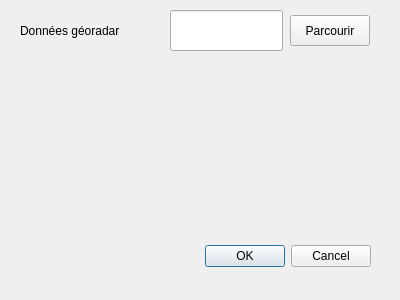
<?xml version="1.0" encoding="UTF-8"?>
<ui version="4.0">
 <class>TellusProcessingDialogBase</class>
 <widget class="QDialog" name="TellusProcessingDialogBase">
  <property name="geometry">
   <rect>
    <x>0</x>
    <y>0</y>
    <width>400</width>
    <height>300</height>
   </rect>
  </property>
  <property name="windowTitle">
   <string>Tellus processing</string>
  </property>
  <widget class="QDialogButtonBox" name="button_box">
   <property name="geometry">
    <rect>
     <x>30</x>
     <y>240</y>
     <width>341</width>
     <height>32</height>
    </rect>
   </property>
   <property name="orientation">
    <enum>Qt::Horizontal</enum>
   </property>
   <property name="standardButtons">
    <set>QDialogButtonBox::Cancel|QDialogButtonBox::Ok</set>
   </property>
  </widget>
  <widget class="QWidget" name="widget" native="true">
   <property name="geometry">
    <rect>
     <x>0</x>
     <y>10</y>
     <width>381</width>
     <height>41</height>
    </rect>
   </property>
   <widget class="QLabel" name="label">
    <property name="geometry">
     <rect>
      <x>20</x>
      <y>0</y>
      <width>141</width>
      <height>41</height>
     </rect>
    </property>
    <property name="text">
     <string>Données géoradar</string>
    </property>
   </widget>
   <widget class="QPushButton" name="pushButton">
    <property name="geometry">
     <rect>
      <x>290</x>
      <y>5</y>
      <width>80</width>
      <height>31</height>
     </rect>
    </property>
    <property name="text">
     <string>Parcourir</string>
    </property>
   </widget>
   <widget class="QLineEdit" name="lineEdit">
    <property name="geometry">
     <rect>
      <x>170</x>
      <y>0</y>
      <width>113</width>
      <height>41</height>
     </rect>
    </property>
   </widget>
  </widget>
 </widget>
 <resources/>
 <connections>
  <connection>
   <sender>button_box</sender>
   <signal>accepted()</signal>
   <receiver>TellusProcessingDialogBase</receiver>
   <slot>accept()</slot>
   <hints>
    <hint type="sourcelabel">
     <x>20</x>
     <y>20</y>
    </hint>
    <hint type="destinationlabel">
     <x>20</x>
     <y>20</y>
    </hint>
   </hints>
  </connection>
  <connection>
   <sender>button_box</sender>
   <signal>rejected()</signal>
   <receiver>TellusProcessingDialogBase</receiver>
   <slot>reject()</slot>
   <hints>
    <hint type="sourcelabel">
     <x>20</x>
     <y>20</y>
    </hint>
    <hint type="destinationlabel">
     <x>20</x>
     <y>20</y>
    </hint>
   </hints>
  </connection>
 </connections>
</ui>
